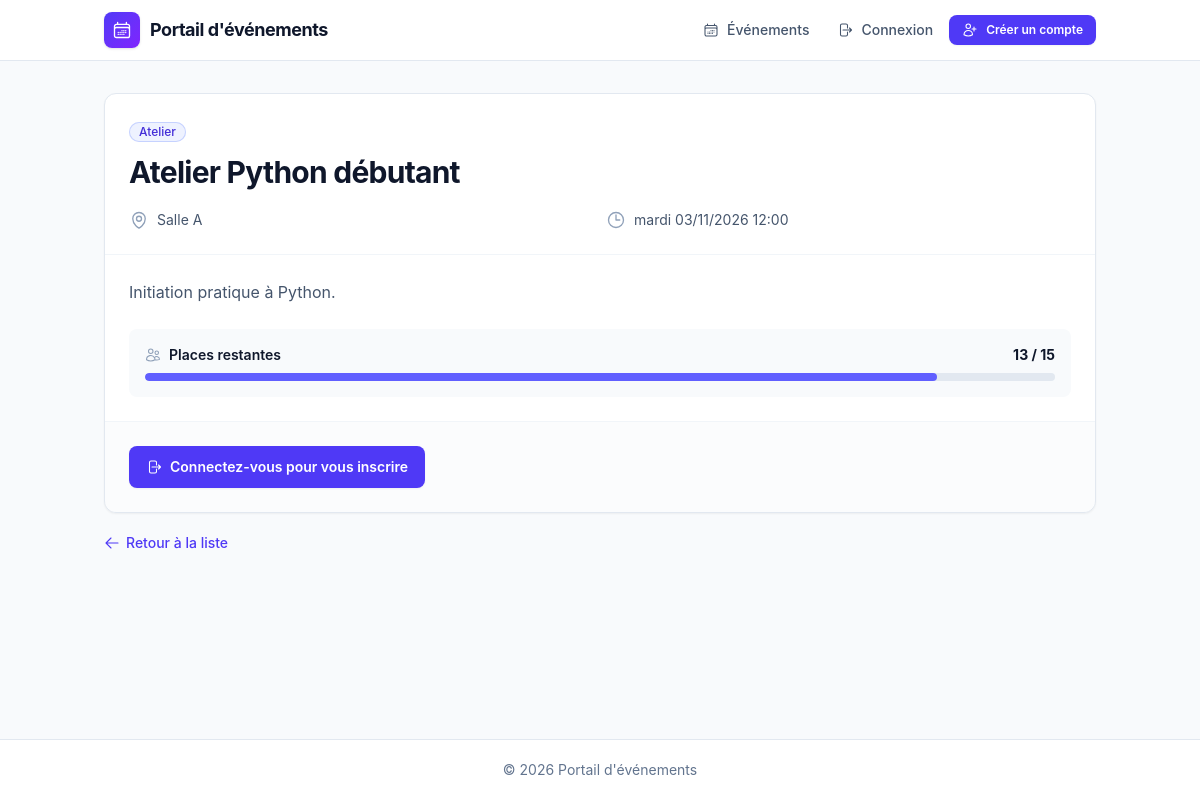
The app's page /evenements/1/ with its own data.
### evenements/models.py (models this page shows, shortened)
class Evenement(models.Model):
    class Categorie(models.TextChoices):
        ATELIER = "atelier", "Atelier"
        CONFERENCE = "conference", "Conférence"
        RENCONTRE = "rencontre", "Rencontre"
    titre = models.CharField(max_length=200)
    description = models.TextField()
    date_evenement = models.DateTimeField("date et heure")
    lieu = models.CharField(max_length=200)
    capacite = models.PositiveIntegerField(
        "capacité", validators=[MinValueValidator(1, "La capacité doit être d'au moins 1.")]
    )
    categorie = models.CharField(
        "catégorie", max_length=20, choices=Categorie.choices, default=Categorie.ATELIER
    )
    class Meta:
        ordering = ["date_evenement"]
    @property
    def est_passe(self):
        return self.date_evenement <= timezone.now()
    @property
    def places_restantes(self):
        confirmees = self.inscriptions.filter(statut=Inscription.Statut.CONFIRMEE).count()
        return max(0, self.capacite - confirmees)

### evenements/views.py (the view)
# urls.py: path("evenements/<int:pk>/", views.detail_evenement, name="detail_evenement"),
def detail_evenement(request, pk):
    evenement = get_object_or_404(Evenement, pk=pk)
    inscription = None
    if request.user.is_authenticated:
        inscription = Inscription.objects.filter(evenement=evenement, utilisateur=request.user).first()
    return render(request, "evenements/detail_evenement.html", {
        "evenement": evenement, "inscription": inscription,
        "deja_inscrit": bool(inscription and inscription.statut == Inscription.Statut.CONFIRMEE),
    })

### templates/evenements/detail_evenement.html (shortened to what this page needs)
{% extends "base.html" %}
{% block content %}
<div class="card !p-0 overflow-hidden">
  <div class="border-b border-slate-100 p-6">
    <span class="badge mb-3">{{ evenement.get_categorie_display }}</span>
    <h1 class="!mb-0 text-3xl">{{ evenement.titre }}</h1>
    <div class="mt-5 grid gap-3 sm:grid-cols-2">
      <div class="meta-item">{% include "partials/icon.html" with name="map-pin" cls="size-5" %} {{ evenement.lieu }}</div>
      <div class="meta-item">{% include "partials/icon.html" with name="clock" cls="size-5" %} {{ evenement.date_evenement|date:"l d/m/Y H:i" }}</div>
    </div>
  </div>
  <div class="p-6">
    <div class="richtext text-slate-600">{{ evenement.description|linebreaks }}</div>
    <div class="mt-6 rounded-lg bg-slate-50 p-4">
      <div class="mb-2 flex items-center justify-between text-sm">
        <span class="meta-item font-semibold text-slate-900">{% include "partials/icon.html" with name="users" %} Places restantes</span>
        <strong class="text-slate-900">{{ evenement.places_restantes }} / {{ evenement.capacite }}</strong>
      </div>
      <div class="progress"><span style="width:{% widthratio evenement.places_restantes evenement.capacite 100 %}%"></span></div>
    </div>
  </div>
  <div class="border-t border-slate-100 bg-slate-50/60 p-6">
    {% if evenement.est_passe %}
      <div class="msg warning !mb-0">{% include "partials/icon.html" with name="clock" cls="size-5" %}<span>Cet événement a déjà commencé.</span></div>
    {% elif not user.is_authenticated %}
      <a class="btn" href="{% url 'connexion' %}?next={{ request.path }}">{% include "partials/icon.html" with name="login" %} Connectez-vous pour vous inscrire</a>
    {% elif evenement.est_complet %}
      <div class="msg error !mb-0">{% include "partials/icon.html" with name="x-circle" cls="size-5" %}<span><strong>Événement complet.</strong></span></div>
    {% else %}
      <form method="post" action="{% url 's_inscrire' evenement.pk %}" class="m-0">{% csrf_token %}
        <button class="btn" type="submit">{% include "partials/icon.html" with name="ticket" %} S'inscrire</button>
      </form>
    {% endif %}
  </div>
</div>
<a class="inline-flex items-center gap-1.5 text-sm font-medium" href="{% url 'liste_evenements' %}">{% include "partials/icon.html" with name="arrow-left" %} Retour à la liste</a>
{% endblock %}

### records on screen
Evenement: categorie "Atelier", titre "Atelier Python débutant", lieu "Salle A", date_evenement "mardi 03/11/2026 12:00", description "Initiation pratique à Python.", places_restantes "13", capacite "15"
